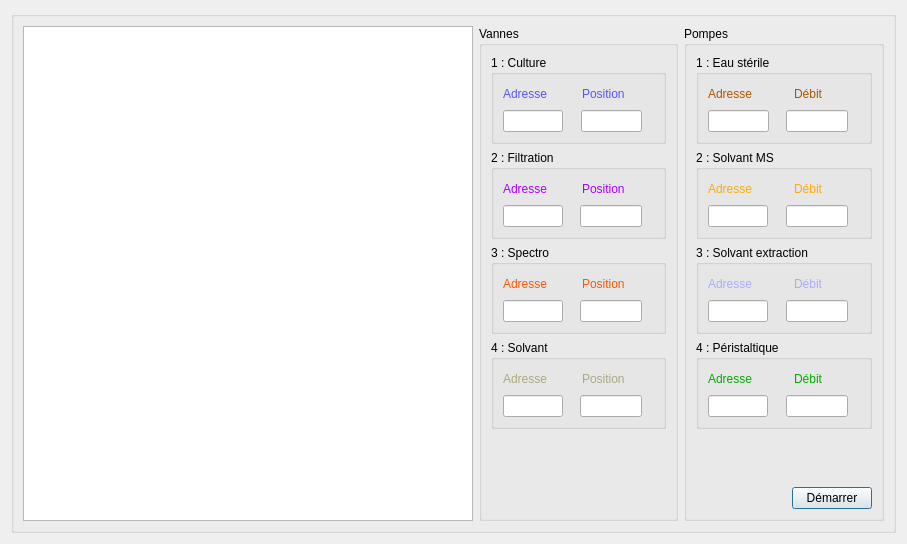
<?xml version="1.0" encoding="UTF-8"?>
<ui version="4.0">
 <class>Dialog</class>
 <widget class="QDialog" name="Dialog">
  <property name="windowModality">
   <enum>Qt::NonModal</enum>
  </property>
  <property name="geometry">
   <rect>
    <x>0</x>
    <y>0</y>
    <width>907</width>
    <height>544</height>
   </rect>
  </property>
  <property name="windowTitle">
   <string>Dialog</string>
  </property>
  <layout class="QHBoxLayout" name="horizontalLayout_4">
   <item>
    <widget class="QGroupBox" name="groupBox_3">
     <property name="title">
      <string/>
     </property>
     <layout class="QHBoxLayout" name="horizontalLayout_5">
      <item>
       <layout class="QHBoxLayout" name="horizontalLayout_3">
        <item>
         <widget class="QTableWidget" name="table">
          <property name="enabled">
           <bool>true</bool>
          </property>
          <property name="sizePolicy">
           <sizepolicy hsizetype="Minimum" vsizetype="Minimum">
            <horstretch>0</horstretch>
            <verstretch>0</verstretch>
           </sizepolicy>
          </property>
          <property name="minimumSize">
           <size>
            <width>450</width>
            <height>400</height>
           </size>
          </property>
          <property name="maximumSize">
           <size>
            <width>336</width>
            <height>16777215</height>
           </size>
          </property>
          <property name="styleSheet">
           <string notr="true">font: 12pt &quot;MS Shell Dlg 2&quot;;</string>
          </property>
         </widget>
        </item>
        <item>
         <widget class="QGroupBox" name="groupBox_4">
          <property name="styleSheet">
           <string notr="true">font: 75 14pt &quot;MS Shell Dlg 2&quot;;</string>
          </property>
          <property name="title">
           <string>Vannes</string>
          </property>
          <layout class="QGridLayout" name="gridLayout">
           <item row="0" column="1">
            <layout class="QVBoxLayout" name="verticalLayout">
             <item>
              <widget class="QGroupBox" name="groupBox">
               <property name="styleSheet">
                <string notr="true">font: 75 12pt &quot;Rockwell Nova Cond&quot;;</string>
               </property>
               <property name="title">
                <string>1 : Culture</string>
               </property>
               <layout class="QVBoxLayout" name="verticalLayout_2">
                <item>
                 <layout class="QHBoxLayout" name="horizontalLayout">
                  <item>
                   <widget class="QLabel" name="label">
                    <property name="styleSheet">
                     <string notr="true">font: 75 12pt &quot;Rockwell Nova Cond&quot;;
color: rgb(85, 85, 255);</string>
                    </property>
                    <property name="text">
                     <string>Adresse</string>
                    </property>
                   </widget>
                  </item>
                  <item>
                   <spacer name="horizontalSpacer_2">
                    <property name="orientation">
                     <enum>Qt::Horizontal</enum>
                    </property>
                    <property name="sizeHint" stdset="0">
                     <size>
                      <width>40</width>
                      <height>20</height>
                     </size>
                    </property>
                   </spacer>
                  </item>
                  <item>
                   <widget class="QLabel" name="label_3">
                    <property name="styleSheet">
                     <string notr="true">font: 75 12pt &quot;Rockwell Nova Cond&quot;;
color: rgb(85, 85, 255);</string>
                    </property>
                    <property name="text">
                     <string>Position</string>
                    </property>
                   </widget>
                  </item>
                  <item>
                   <spacer name="horizontalSpacer_4">
                    <property name="orientation">
                     <enum>Qt::Horizontal</enum>
                    </property>
                    <property name="sizeHint" stdset="0">
                     <size>
                      <width>40</width>
                      <height>20</height>
                     </size>
                    </property>
                   </spacer>
                  </item>
                 </layout>
                </item>
                <item>
                 <layout class="QHBoxLayout" name="horizontalLayout_6">
                  <item>
                   <widget class="QLineEdit" name="adr_culture">
                    <property name="maximumSize">
                     <size>
                      <width>89</width>
                      <height>16777215</height>
                     </size>
                    </property>
                    <property name="styleSheet">
                     <string notr="true">font: 12pt &quot;MS Shell Dlg 2&quot;;</string>
                    </property>
                    <property name="readOnly">
                     <bool>false</bool>
                    </property>
                   </widget>
                  </item>
                  <item>
                   <spacer name="horizontalSpacer_3">
                    <property name="orientation">
                     <enum>Qt::Horizontal</enum>
                    </property>
                    <property name="sizeHint" stdset="0">
                     <size>
                      <width>40</width>
                      <height>20</height>
                     </size>
                    </property>
                   </spacer>
                  </item>
                  <item>
                   <widget class="QLineEdit" name="pos_culture">
                    <property name="maximumSize">
                     <size>
                      <width>90</width>
                      <height>16777215</height>
                     </size>
                    </property>
                    <property name="styleSheet">
                     <string notr="true">font: 12pt &quot;MS Shell Dlg 2&quot;;</string>
                    </property>
                    <property name="readOnly">
                     <bool>true</bool>
                    </property>
                   </widget>
                  </item>
                  <item>
                   <spacer name="horizontalSpacer_5">
                    <property name="orientation">
                     <enum>Qt::Horizontal</enum>
                    </property>
                    <property name="sizeHint" stdset="0">
                     <size>
                      <width>40</width>
                      <height>20</height>
                     </size>
                    </property>
                   </spacer>
                  </item>
                 </layout>
                </item>
               </layout>
              </widget>
             </item>
             <item>
              <widget class="QGroupBox" name="groupBox_2">
               <property name="styleSheet">
                <string notr="true">font: 75 12pt &quot;Rockwell Nova Cond&quot;;</string>
               </property>
               <property name="title">
                <string>2 : Filtration</string>
               </property>
               <layout class="QVBoxLayout" name="verticalLayout_3">
                <item>
                 <layout class="QHBoxLayout" name="horizontalLayout_2">
                  <item>
                   <widget class="QLabel" name="label_4">
                    <property name="styleSheet">
                     <string notr="true">font: 75 12pt &quot;Rockwell Nova Cond&quot;;
color: rgb(170, 0, 255);</string>
                    </property>
                    <property name="text">
                     <string>Adresse</string>
                    </property>
                   </widget>
                  </item>
                  <item>
                   <spacer name="horizontalSpacer_6">
                    <property name="orientation">
                     <enum>Qt::Horizontal</enum>
                    </property>
                    <property name="sizeHint" stdset="0">
                     <size>
                      <width>40</width>
                      <height>20</height>
                     </size>
                    </property>
                   </spacer>
                  </item>
                  <item>
                   <widget class="QLabel" name="label_2">
                    <property name="styleSheet">
                     <string notr="true">font: 75 12pt &quot;Rockwell Nova Cond&quot;;
color: rgb(170, 0, 255);</string>
                    </property>
                    <property name="text">
                     <string>Position</string>
                    </property>
                   </widget>
                  </item>
                  <item>
                   <spacer name="horizontalSpacer_8">
                    <property name="orientation">
                     <enum>Qt::Horizontal</enum>
                    </property>
                    <property name="sizeHint" stdset="0">
                     <size>
                      <width>40</width>
                      <height>20</height>
                     </size>
                    </property>
                   </spacer>
                  </item>
                 </layout>
                </item>
                <item>
                 <layout class="QHBoxLayout" name="horizontalLayout_7">
                  <item>
                   <widget class="QLineEdit" name="adr_filtrage">
                    <property name="maximumSize">
                     <size>
                      <width>88</width>
                      <height>16777215</height>
                     </size>
                    </property>
                    <property name="styleSheet">
                     <string notr="true">font: 12pt &quot;MS Shell Dlg 2&quot;;</string>
                    </property>
                    <property name="text">
                     <string/>
                    </property>
                    <property name="readOnly">
                     <bool>false</bool>
                    </property>
                   </widget>
                  </item>
                  <item>
                   <spacer name="horizontalSpacer_9">
                    <property name="orientation">
                     <enum>Qt::Horizontal</enum>
                    </property>
                    <property name="sizeHint" stdset="0">
                     <size>
                      <width>40</width>
                      <height>20</height>
                     </size>
                    </property>
                   </spacer>
                  </item>
                  <item>
                   <widget class="QLineEdit" name="pos_filtrage">
                    <property name="maximumSize">
                     <size>
                      <width>90</width>
                      <height>16777215</height>
                     </size>
                    </property>
                    <property name="styleSheet">
                     <string notr="true">font: 12pt &quot;MS Shell Dlg 2&quot;;</string>
                    </property>
                    <property name="readOnly">
                     <bool>true</bool>
                    </property>
                   </widget>
                  </item>
                  <item>
                   <spacer name="horizontalSpacer_10">
                    <property name="orientation">
                     <enum>Qt::Horizontal</enum>
                    </property>
                    <property name="sizeHint" stdset="0">
                     <size>
                      <width>40</width>
                      <height>20</height>
                     </size>
                    </property>
                   </spacer>
                  </item>
                 </layout>
                </item>
               </layout>
              </widget>
             </item>
             <item>
              <widget class="QGroupBox" name="groupBox_6">
               <property name="styleSheet">
                <string notr="true">font: 75 12pt &quot;Rockwell Nova Cond&quot;;</string>
               </property>
               <property name="title">
                <string>3 : Spectro</string>
               </property>
               <layout class="QVBoxLayout" name="verticalLayout_5">
                <item>
                 <layout class="QHBoxLayout" name="horizontalLayout_11">
                  <item>
                   <widget class="QLabel" name="label_7">
                    <property name="styleSheet">
                     <string notr="true">font: 75 12pt &quot;Rockwell Nova Cond&quot;;
color: rgb(255, 85, 0)</string>
                    </property>
                    <property name="text">
                     <string>Adresse</string>
                    </property>
                   </widget>
                  </item>
                  <item>
                   <spacer name="horizontalSpacer_15">
                    <property name="orientation">
                     <enum>Qt::Horizontal</enum>
                    </property>
                    <property name="sizeHint" stdset="0">
                     <size>
                      <width>40</width>
                      <height>20</height>
                     </size>
                    </property>
                   </spacer>
                  </item>
                  <item>
                   <widget class="QLabel" name="label_8">
                    <property name="styleSheet">
                     <string notr="true">font: 75 12pt &quot;Rockwell Nova Cond&quot;;
color: rgb(255, 85, 0)</string>
                    </property>
                    <property name="text">
                     <string>Position</string>
                    </property>
                   </widget>
                  </item>
                  <item>
                   <spacer name="horizontalSpacer_16">
                    <property name="orientation">
                     <enum>Qt::Horizontal</enum>
                    </property>
                    <property name="sizeHint" stdset="0">
                     <size>
                      <width>40</width>
                      <height>20</height>
                     </size>
                    </property>
                   </spacer>
                  </item>
                 </layout>
                </item>
                <item>
                 <layout class="QHBoxLayout" name="horizontalLayout_12">
                  <item>
                   <widget class="QLineEdit" name="adr_spectro">
                    <property name="maximumSize">
                     <size>
                      <width>88</width>
                      <height>16777215</height>
                     </size>
                    </property>
                    <property name="styleSheet">
                     <string notr="true">font: 12pt &quot;MS Shell Dlg 2&quot;;</string>
                    </property>
                    <property name="text">
                     <string/>
                    </property>
                    <property name="readOnly">
                     <bool>false</bool>
                    </property>
                   </widget>
                  </item>
                  <item>
                   <spacer name="horizontalSpacer_17">
                    <property name="orientation">
                     <enum>Qt::Horizontal</enum>
                    </property>
                    <property name="sizeHint" stdset="0">
                     <size>
                      <width>40</width>
                      <height>20</height>
                     </size>
                    </property>
                   </spacer>
                  </item>
                  <item>
                   <widget class="QLineEdit" name="pos_spectro">
                    <property name="maximumSize">
                     <size>
                      <width>90</width>
                      <height>16777215</height>
                     </size>
                    </property>
                    <property name="styleSheet">
                     <string notr="true">font: 12pt &quot;MS Shell Dlg 2&quot;;</string>
                    </property>
                    <property name="readOnly">
                     <bool>true</bool>
                    </property>
                   </widget>
                  </item>
                  <item>
                   <spacer name="horizontalSpacer_18">
                    <property name="orientation">
                     <enum>Qt::Horizontal</enum>
                    </property>
                    <property name="sizeHint" stdset="0">
                     <size>
                      <width>40</width>
                      <height>20</height>
                     </size>
                    </property>
                   </spacer>
                  </item>
                 </layout>
                </item>
               </layout>
              </widget>
             </item>
             <item>
              <widget class="QGroupBox" name="groupBox_5">
               <property name="styleSheet">
                <string notr="true">font: 75 12pt &quot;Rockwell Nova Cond&quot;;
</string>
               </property>
               <property name="title">
                <string>4 : Solvant</string>
               </property>
               <layout class="QVBoxLayout" name="verticalLayout_4">
                <item>
                 <layout class="QHBoxLayout" name="horizontalLayout_9">
                  <item>
                   <widget class="QLabel" name="label_5">
                    <property name="styleSheet">
                     <string notr="true">font: 75 12pt &quot;Rockwell Nova Cond&quot;;
color: rgb(170, 170, 127)</string>
                    </property>
                    <property name="text">
                     <string>Adresse</string>
                    </property>
                   </widget>
                  </item>
                  <item>
                   <spacer name="horizontalSpacer_11">
                    <property name="orientation">
                     <enum>Qt::Horizontal</enum>
                    </property>
                    <property name="sizeHint" stdset="0">
                     <size>
                      <width>40</width>
                      <height>20</height>
                     </size>
                    </property>
                   </spacer>
                  </item>
                  <item>
                   <widget class="QLabel" name="label_6">
                    <property name="styleSheet">
                     <string notr="true">font: 75 12pt &quot;Rockwell Nova Cond&quot;;
color: rgb(170, 170, 127)</string>
                    </property>
                    <property name="text">
                     <string>Position</string>
                    </property>
                   </widget>
                  </item>
                  <item>
                   <spacer name="horizontalSpacer_12">
                    <property name="orientation">
                     <enum>Qt::Horizontal</enum>
                    </property>
                    <property name="sizeHint" stdset="0">
                     <size>
                      <width>40</width>
                      <height>20</height>
                     </size>
                    </property>
                   </spacer>
                  </item>
                 </layout>
                </item>
                <item>
                 <layout class="QHBoxLayout" name="horizontalLayout_10">
                  <item>
                   <widget class="QLineEdit" name="adr_solvant">
                    <property name="maximumSize">
                     <size>
                      <width>88</width>
                      <height>16777215</height>
                     </size>
                    </property>
                    <property name="styleSheet">
                     <string notr="true">font: 12pt &quot;MS Shell Dlg 2&quot;;</string>
                    </property>
                    <property name="text">
                     <string/>
                    </property>
                    <property name="readOnly">
                     <bool>false</bool>
                    </property>
                   </widget>
                  </item>
                  <item>
                   <spacer name="horizontalSpacer_13">
                    <property name="orientation">
                     <enum>Qt::Horizontal</enum>
                    </property>
                    <property name="sizeHint" stdset="0">
                     <size>
                      <width>40</width>
                      <height>20</height>
                     </size>
                    </property>
                   </spacer>
                  </item>
                  <item>
                   <widget class="QLineEdit" name="pos_solvant">
                    <property name="maximumSize">
                     <size>
                      <width>90</width>
                      <height>16777215</height>
                     </size>
                    </property>
                    <property name="styleSheet">
                     <string notr="true">font: 12pt &quot;MS Shell Dlg 2&quot;;</string>
                    </property>
                    <property name="readOnly">
                     <bool>true</bool>
                    </property>
                   </widget>
                  </item>
                  <item>
                   <spacer name="horizontalSpacer_14">
                    <property name="orientation">
                     <enum>Qt::Horizontal</enum>
                    </property>
                    <property name="sizeHint" stdset="0">
                     <size>
                      <width>40</width>
                      <height>20</height>
                     </size>
                    </property>
                   </spacer>
                  </item>
                 </layout>
                </item>
               </layout>
              </widget>
             </item>
             <item>
              <spacer name="verticalSpacer">
               <property name="orientation">
                <enum>Qt::Vertical</enum>
               </property>
               <property name="sizeHint" stdset="0">
                <size>
                 <width>20</width>
                 <height>40</height>
                </size>
               </property>
              </spacer>
             </item>
            </layout>
           </item>
          </layout>
         </widget>
        </item>
        <item>
         <widget class="QGroupBox" name="groupBox_8">
          <property name="styleSheet">
           <string notr="true">font: 75 14pt &quot;MS Shell Dlg 2&quot;;</string>
          </property>
          <property name="title">
           <string>Pompes</string>
          </property>
          <layout class="QGridLayout" name="gridLayout_2">
           <item row="0" column="1">
            <layout class="QVBoxLayout" name="verticalLayout_6">
             <item>
              <widget class="QGroupBox" name="groupBox_9">
               <property name="styleSheet">
                <string notr="true">font: 75 12pt &quot;Rockwell Nova Cond&quot;;
</string>
               </property>
               <property name="title">
                <string>1 : Eau stérile</string>
               </property>
               <layout class="QVBoxLayout" name="verticalLayout_7">
                <item>
                 <layout class="QHBoxLayout" name="horizontalLayout_13">
                  <item>
                   <widget class="QLabel" name="label_9">
                    <property name="styleSheet">
                     <string notr="true">font: 75 12pt &quot;Rockwell Nova Cond&quot;;
color: rgb(170, 85, 0)</string>
                    </property>
                    <property name="text">
                     <string>Adresse</string>
                    </property>
                   </widget>
                  </item>
                  <item>
                   <spacer name="horizontalSpacer_19">
                    <property name="orientation">
                     <enum>Qt::Horizontal</enum>
                    </property>
                    <property name="sizeHint" stdset="0">
                     <size>
                      <width>40</width>
                      <height>20</height>
                     </size>
                    </property>
                   </spacer>
                  </item>
                  <item>
                   <widget class="QLabel" name="label_10">
                    <property name="styleSheet">
                     <string notr="true">font: 75 12pt &quot;Rockwell Nova Cond&quot;;
color: rgb(170, 85, 0)</string>
                    </property>
                    <property name="text">
                     <string>Débit</string>
                    </property>
                   </widget>
                  </item>
                  <item>
                   <spacer name="horizontalSpacer_20">
                    <property name="orientation">
                     <enum>Qt::Horizontal</enum>
                    </property>
                    <property name="sizeHint" stdset="0">
                     <size>
                      <width>40</width>
                      <height>20</height>
                     </size>
                    </property>
                   </spacer>
                  </item>
                 </layout>
                </item>
                <item>
                 <layout class="QHBoxLayout" name="horizontalLayout_14">
                  <item>
                   <widget class="QLineEdit" name="adr_pompe1">
                    <property name="maximumSize">
                     <size>
                      <width>89</width>
                      <height>16777215</height>
                     </size>
                    </property>
                    <property name="styleSheet">
                     <string notr="true">font: 12pt &quot;MS Shell Dlg 2&quot;;</string>
                    </property>
                    <property name="readOnly">
                     <bool>false</bool>
                    </property>
                   </widget>
                  </item>
                  <item>
                   <spacer name="horizontalSpacer_21">
                    <property name="orientation">
                     <enum>Qt::Horizontal</enum>
                    </property>
                    <property name="sizeHint" stdset="0">
                     <size>
                      <width>40</width>
                      <height>20</height>
                     </size>
                    </property>
                   </spacer>
                  </item>
                  <item>
                   <widget class="QLineEdit" name="debit_pompe1">
                    <property name="maximumSize">
                     <size>
                      <width>90</width>
                      <height>16777215</height>
                     </size>
                    </property>
                    <property name="styleSheet">
                     <string notr="true">font: 12pt &quot;MS Shell Dlg 2&quot;;</string>
                    </property>
                    <property name="readOnly">
                     <bool>true</bool>
                    </property>
                   </widget>
                  </item>
                  <item>
                   <spacer name="horizontalSpacer_22">
                    <property name="orientation">
                     <enum>Qt::Horizontal</enum>
                    </property>
                    <property name="sizeHint" stdset="0">
                     <size>
                      <width>40</width>
                      <height>20</height>
                     </size>
                    </property>
                   </spacer>
                  </item>
                 </layout>
                </item>
               </layout>
              </widget>
             </item>
             <item>
              <widget class="QGroupBox" name="groupBox_10">
               <property name="styleSheet">
                <string notr="true">font: 75 12pt &quot;Rockwell Nova Cond&quot;;</string>
               </property>
               <property name="title">
                <string>2 : Solvant MS</string>
               </property>
               <layout class="QVBoxLayout" name="verticalLayout_8">
                <item>
                 <layout class="QHBoxLayout" name="horizontalLayout_15">
                  <item>
                   <widget class="QLabel" name="label_11">
                    <property name="styleSheet">
                     <string notr="true">font: 75 12pt &quot;Rockwell Nova Cond&quot;;
color: rgb(255, 170, 0)</string>
                    </property>
                    <property name="text">
                     <string>Adresse</string>
                    </property>
                   </widget>
                  </item>
                  <item>
                   <spacer name="horizontalSpacer_23">
                    <property name="orientation">
                     <enum>Qt::Horizontal</enum>
                    </property>
                    <property name="sizeHint" stdset="0">
                     <size>
                      <width>40</width>
                      <height>20</height>
                     </size>
                    </property>
                   </spacer>
                  </item>
                  <item>
                   <widget class="QLabel" name="label_12">
                    <property name="styleSheet">
                     <string notr="true">font: 75 12pt &quot;Rockwell Nova Cond&quot;;
color: rgb(255, 170, 0)</string>
                    </property>
                    <property name="text">
                     <string>Débit</string>
                    </property>
                   </widget>
                  </item>
                  <item>
                   <spacer name="horizontalSpacer_24">
                    <property name="orientation">
                     <enum>Qt::Horizontal</enum>
                    </property>
                    <property name="sizeHint" stdset="0">
                     <size>
                      <width>40</width>
                      <height>20</height>
                     </size>
                    </property>
                   </spacer>
                  </item>
                 </layout>
                </item>
                <item>
                 <layout class="QHBoxLayout" name="horizontalLayout_16">
                  <item>
                   <widget class="QLineEdit" name="adr_pompe2">
                    <property name="maximumSize">
                     <size>
                      <width>88</width>
                      <height>16777215</height>
                     </size>
                    </property>
                    <property name="styleSheet">
                     <string notr="true">font: 12pt &quot;MS Shell Dlg 2&quot;;</string>
                    </property>
                    <property name="text">
                     <string/>
                    </property>
                    <property name="readOnly">
                     <bool>false</bool>
                    </property>
                   </widget>
                  </item>
                  <item>
                   <spacer name="horizontalSpacer_25">
                    <property name="orientation">
                     <enum>Qt::Horizontal</enum>
                    </property>
                    <property name="sizeHint" stdset="0">
                     <size>
                      <width>40</width>
                      <height>20</height>
                     </size>
                    </property>
                   </spacer>
                  </item>
                  <item>
                   <widget class="QLineEdit" name="debit_pompe2">
                    <property name="maximumSize">
                     <size>
                      <width>90</width>
                      <height>16777215</height>
                     </size>
                    </property>
                    <property name="styleSheet">
                     <string notr="true">font: 12pt &quot;MS Shell Dlg 2&quot;;</string>
                    </property>
                    <property name="readOnly">
                     <bool>true</bool>
                    </property>
                   </widget>
                  </item>
                  <item>
                   <spacer name="horizontalSpacer_26">
                    <property name="orientation">
                     <enum>Qt::Horizontal</enum>
                    </property>
                    <property name="sizeHint" stdset="0">
                     <size>
                      <width>40</width>
                      <height>20</height>
                     </size>
                    </property>
                   </spacer>
                  </item>
                 </layout>
                </item>
               </layout>
              </widget>
             </item>
             <item>
              <widget class="QGroupBox" name="groupBox_11">
               <property name="styleSheet">
                <string notr="true">font: 75 12pt &quot;Rockwell Nova Cond&quot;;</string>
               </property>
               <property name="title">
                <string>3 : Solvant extraction</string>
               </property>
               <layout class="QVBoxLayout" name="verticalLayout_9">
                <item>
                 <layout class="QHBoxLayout" name="horizontalLayout_17">
                  <item>
                   <widget class="QLabel" name="label_13">
                    <property name="styleSheet">
                     <string notr="true">font: 75 12pt &quot;Rockwell Nova Cond&quot;;
color: rgb(170, 170, 255)</string>
                    </property>
                    <property name="text">
                     <string>Adresse</string>
                    </property>
                   </widget>
                  </item>
                  <item>
                   <spacer name="horizontalSpacer_27">
                    <property name="orientation">
                     <enum>Qt::Horizontal</enum>
                    </property>
                    <property name="sizeHint" stdset="0">
                     <size>
                      <width>40</width>
                      <height>20</height>
                     </size>
                    </property>
                   </spacer>
                  </item>
                  <item>
                   <widget class="QLabel" name="label_14">
                    <property name="styleSheet">
                     <string notr="true">font: 75 12pt &quot;Rockwell Nova Cond&quot;;
color: rgb(170, 170, 255)</string>
                    </property>
                    <property name="text">
                     <string>Débit</string>
                    </property>
                   </widget>
                  </item>
                  <item>
                   <spacer name="horizontalSpacer_28">
                    <property name="orientation">
                     <enum>Qt::Horizontal</enum>
                    </property>
                    <property name="sizeHint" stdset="0">
                     <size>
                      <width>40</width>
                      <height>20</height>
                     </size>
                    </property>
                   </spacer>
                  </item>
                 </layout>
                </item>
                <item>
                 <layout class="QHBoxLayout" name="horizontalLayout_18">
                  <item>
                   <widget class="QLineEdit" name="adr_pompe3">
                    <property name="maximumSize">
                     <size>
                      <width>88</width>
                      <height>16777215</height>
                     </size>
                    </property>
                    <property name="styleSheet">
                     <string notr="true">font: 12pt &quot;MS Shell Dlg 2&quot;;</string>
                    </property>
                    <property name="text">
                     <string/>
                    </property>
                    <property name="readOnly">
                     <bool>false</bool>
                    </property>
                   </widget>
                  </item>
                  <item>
                   <spacer name="horizontalSpacer_29">
                    <property name="orientation">
                     <enum>Qt::Horizontal</enum>
                    </property>
                    <property name="sizeHint" stdset="0">
                     <size>
                      <width>40</width>
                      <height>20</height>
                     </size>
                    </property>
                   </spacer>
                  </item>
                  <item>
                   <widget class="QLineEdit" name="debit_pompe3">
                    <property name="maximumSize">
                     <size>
                      <width>90</width>
                      <height>16777215</height>
                     </size>
                    </property>
                    <property name="styleSheet">
                     <string notr="true">font: 12pt &quot;MS Shell Dlg 2&quot;;</string>
                    </property>
                    <property name="readOnly">
                     <bool>true</bool>
                    </property>
                   </widget>
                  </item>
                  <item>
                   <spacer name="horizontalSpacer_30">
                    <property name="orientation">
                     <enum>Qt::Horizontal</enum>
                    </property>
                    <property name="sizeHint" stdset="0">
                     <size>
                      <width>40</width>
                      <height>20</height>
                     </size>
                    </property>
                   </spacer>
                  </item>
                 </layout>
                </item>
               </layout>
              </widget>
             </item>
             <item>
              <widget class="QGroupBox" name="groupBox_12">
               <property name="styleSheet">
                <string notr="true">font: 75 12pt &quot;Rockwell Nova Cond&quot;;</string>
               </property>
               <property name="title">
                <string>4 : Péristaltique</string>
               </property>
               <layout class="QVBoxLayout" name="verticalLayout_10">
                <item>
                 <layout class="QHBoxLayout" name="horizontalLayout_19">
                  <item>
                   <widget class="QLabel" name="label_15">
                    <property name="styleSheet">
                     <string notr="true">font: 75 12pt &quot;Rockwell Nova Cond&quot;;
color: rgb(0, 170, 0)</string>
                    </property>
                    <property name="text">
                     <string>Adresse</string>
                    </property>
                   </widget>
                  </item>
                  <item>
                   <spacer name="horizontalSpacer_31">
                    <property name="orientation">
                     <enum>Qt::Horizontal</enum>
                    </property>
                    <property name="sizeHint" stdset="0">
                     <size>
                      <width>40</width>
                      <height>20</height>
                     </size>
                    </property>
                   </spacer>
                  </item>
                  <item>
                   <widget class="QLabel" name="label_16">
                    <property name="styleSheet">
                     <string notr="true">font: 75 12pt &quot;Rockwell Nova Cond&quot;;
color: rgb(0, 170, 0)</string>
                    </property>
                    <property name="text">
                     <string>Débit</string>
                    </property>
                   </widget>
                  </item>
                  <item>
                   <spacer name="horizontalSpacer_32">
                    <property name="orientation">
                     <enum>Qt::Horizontal</enum>
                    </property>
                    <property name="sizeHint" stdset="0">
                     <size>
                      <width>40</width>
                      <height>20</height>
                     </size>
                    </property>
                   </spacer>
                  </item>
                 </layout>
                </item>
                <item>
                 <layout class="QHBoxLayout" name="horizontalLayout_20">
                  <item>
                   <widget class="QLineEdit" name="adr_peri">
                    <property name="maximumSize">
                     <size>
                      <width>88</width>
                      <height>16777215</height>
                     </size>
                    </property>
                    <property name="styleSheet">
                     <string notr="true">font: 12pt &quot;MS Shell Dlg 2&quot;;</string>
                    </property>
                    <property name="text">
                     <string/>
                    </property>
                    <property name="readOnly">
                     <bool>false</bool>
                    </property>
                   </widget>
                  </item>
                  <item>
                   <spacer name="horizontalSpacer_33">
                    <property name="orientation">
                     <enum>Qt::Horizontal</enum>
                    </property>
                    <property name="sizeHint" stdset="0">
                     <size>
                      <width>40</width>
                      <height>20</height>
                     </size>
                    </property>
                   </spacer>
                  </item>
                  <item>
                   <widget class="QLineEdit" name="debit_peri">
                    <property name="maximumSize">
                     <size>
                      <width>90</width>
                      <height>16777215</height>
                     </size>
                    </property>
                    <property name="styleSheet">
                     <string notr="true">font: 12pt &quot;MS Shell Dlg 2&quot;;</string>
                    </property>
                    <property name="readOnly">
                     <bool>true</bool>
                    </property>
                   </widget>
                  </item>
                  <item>
                   <spacer name="horizontalSpacer_34">
                    <property name="orientation">
                     <enum>Qt::Horizontal</enum>
                    </property>
                    <property name="sizeHint" stdset="0">
                     <size>
                      <width>40</width>
                      <height>20</height>
                     </size>
                    </property>
                   </spacer>
                  </item>
                 </layout>
                </item>
               </layout>
              </widget>
             </item>
             <item>
              <spacer name="verticalSpacer_2">
               <property name="orientation">
                <enum>Qt::Vertical</enum>
               </property>
               <property name="sizeHint" stdset="0">
                <size>
                 <width>20</width>
                 <height>40</height>
                </size>
               </property>
              </spacer>
             </item>
             <item>
              <layout class="QHBoxLayout" name="horizontalLayout_21">
               <item>
                <spacer name="horizontalSpacer_35">
                 <property name="orientation">
                  <enum>Qt::Horizontal</enum>
                 </property>
                 <property name="sizeHint" stdset="0">
                  <size>
                   <width>40</width>
                   <height>20</height>
                  </size>
                 </property>
                </spacer>
               </item>
               <item>
                <widget class="QPushButton" name="start_button">
                 <property name="text">
                  <string>Démarrer</string>
                 </property>
                </widget>
               </item>
              </layout>
             </item>
            </layout>
           </item>
          </layout>
         </widget>
        </item>
       </layout>
      </item>
     </layout>
    </widget>
   </item>
  </layout>
 </widget>
 <resources/>
 <connections/>
</ui>
